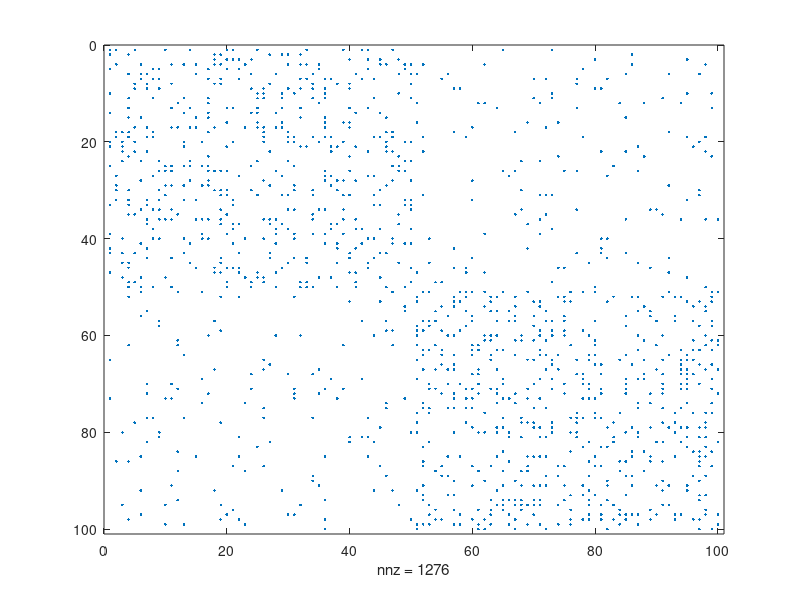

Reproduce this figure in MATLAB. (Note: this script raises an error after producing the figure.)
%% Creating the block model
n = 100; % number of nodes
K = 3; % number of communities 

X12 = sparse(rand(n/2) < 0.05); 
X11 = sparse(rand(n/2) < 0.1); X11 = X11 | X11';
X22 = sparse(rand(n/2) < 0.1); X22 = X22 | X22';
X = [X11, X12; X12', X22]; % Adjacency matrix

figure(1), clf
spy(X)




%%
% options for the init method and cpl/upl
rng(0)
init_opts = struct('verbose',false);
T = 20;
cpl_opts = struct('verbose',false,'delta_max',0.1, ...
                  'itr_num',T,'em_max',80,'track_err',false);

%% initilize with SCP, Can use 'bi_deg' instead of 'scp' for degree clustering
e = initLabel5b(X, K, 'scp', init_opts);     


%% Apply CPl with initial labels e
SLLabel = cpl4c(X, K, e, [], 'cpl', cpl_opts);


%% sequential:  no result from the second step
K=2
e = initLabel5b(X, K, 'scp', init_opts);     
Label = cpl4c(X, K, e, [], 'cpl', cpl_opts);
tmp = cpl4c(X(Label==2, Label==2), K, e, [], 'cpl', cpl_opts);
Label(Label==2)  =  1+ tmp;


%%
set(figure(2),'position',[200 300 800 200]), clf, hold on
stem(e,'bo')
stem(Label,'r.')


